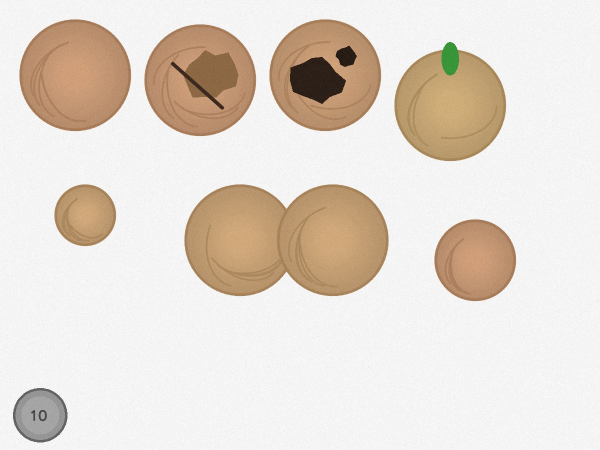
#> input picture test_images/test_batch_1.jpg, 1200 x 900 px (shown at 1/2 size)
$ python selftest_mobile_upload.py
#> lines starting #> are read from the running program, lines starting #| are printed output that depends on the picture
#!/usr/bin/env python3
# -*- coding: utf-8 -*-
"""
=====================================================================
 selftest_mobile_upload.py - the upload path must survive PHONES
 Smart India Hackathon 2026 - Problem SIH26031
=====================================================================

Phone browsers do NOT post files the tidy way a desktop does. This test
replays the awkward-but-real payloads that used to break the app, so the
"upload does nothing on my phone" bug cannot come back silently.

WHAT IT REPLAYS
  1  a normal .jpg upload                                 -> must GRADE
  2  a blob with NO filename          (iOS Safari camera) -> must GRADE
  3  filename "blob", octet-stream    (Android WebView)   -> must GRADE
  4  field name "file" / "image"      (share targets)     -> must GRADE
  5  an .HEIC filename with JPEG bytes(browser-converted) -> must GRADE
  6  an UPPERCASE .JPG extension                          -> must GRADE
  7  a PNG screenshot                                     -> must GRADE
  8  real HEIC bytes                  (iPhone default)    -> must GRADE
  9  an EXIF-rotated portrait photo                       -> must GRADE
 10  zero bytes (interrupted upload)                      -> must FAIL clearly
 11  a text file                                          -> must FAIL clearly
 12  no file at all                                       -> must FAIL clearly

RUN (the app must already be running on :8000)
    python app.py &
    python selftest_mobile_upload.py
    python selftest_mobile_upload.py --url http://192.168.1.5:8000
"""

import argparse
import io
import sys

import cv2
import numpy as np

try:
    import requests
except ImportError:
    sys.exit("This test needs 'requests':  pip install requests")

from PIL import Image

# A synthetic scene with a KNOWN, stable count (8 onions). Real heap
# photos are counted +/- a couple of onions run to run (they are piles -
# grader.py says so itself), which would make this test flaky for
# reasons that have nothing to do with the upload path.
PHOTO = "test_images/test_batch_1.jpg"
EXPECT_ONIONS = 8


def jpeg_with_orientation(src, tag):
    """Store the photo the way a phone does: pixels rotated, EXIF tag set."""
#> called with src = 'test_images/test_batch_1.jpg', tag = 6
    base = Image.open(src).convert("RGB")
    # tag 6 = "rotate 90 CW to display", so stored pixels are 90 CCW
    op = {3: Image.ROTATE_180, 6: Image.ROTATE_90, 8: Image.ROTATE_270}[tag]
    stored = base.transpose(op)
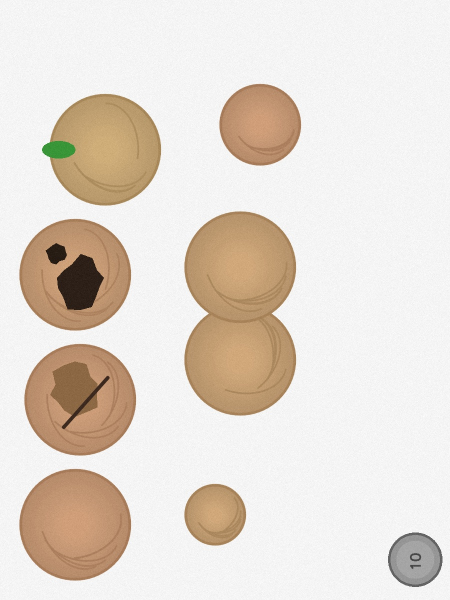
#> stored: PIL image 900x1200 RGB (shown at 1/2 size); mean R, G, B 228.1, 218.8, 209.3
    exif = stored.getexif()
    exif[274] = tag
    buf = io.BytesIO()
    stored.save(buf, "JPEG", exif=exif.tobytes(), quality=92)
    return buf.getvalue()


def heic_bytes(src):
    """Real HEIC bytes, or None when pillow-heif is not installed."""
#> called with src = 'test_images/test_batch_1.jpg'
    try:
        import pillow_heif
        pillow_heif.register_heif_opener()
#> (this line was passed over: pillow_heif is not available in this run)
        buf = io.BytesIO()
        Image.open(src).convert("RGB").save(buf, "HEIF", quality=80)
        return buf.getvalue()
    except Exception:
        return None


def cases(raw, png, rot, heic):
    """(label, files-dict, must_succeed)"""
    out = [
        ("normal .jpg", {"photo": ("photo.jpg", raw, "image/jpeg")}, True),
        ("blob, NO filename (iOS Safari)",
         {"photo": ("", raw, "image/jpeg")}, True),
        ("filename 'blob', octet-stream (Android)",
         {"photo": ("blob", raw, "application/octet-stream")}, True),
        ("field name 'file'", {"file": ("blob", raw, "image/jpeg")}, True),
        ("field name 'image', no filename",
         {"image": ("", raw, "image/jpeg")}, True),
        (".HEIC filename, JPEG bytes",
         {"photo": ("IMG_0421.HEIC", raw, "image/heic")}, True),
        ("UPPERCASE .JPG",
         {"photo": ("IMG_0421.JPG", raw, "image/jpeg")}, True),
        ("PNG screenshot",
         {"photo": ("Screenshot.png", png, "image/png")}, True),
        ("EXIF-rotated portrait (orientation 6)",
         {"photo": ("IMG_rot.jpg", rot, "image/jpeg")}, True),
        ("zero bytes (interrupted upload)",
         {"photo": ("photo.jpg", b"", "image/jpeg")}, False),
        ("a text file, not a photo",
         {"photo": ("notes.txt", b"hello world", "text/plain")}, False),
    ]
    if heic:
        out.insert(8, ("real HEIC bytes (iPhone default)",
                       {"photo": ("IMG_9001.heic", heic, "image/heic")}, True))
    return out


def main():
    ap = argparse.ArgumentParser(description="mobile upload regression test")
    ap.add_argument("--url", default="http://localhost:8000")
    args = ap.parse_args()
    endpoint = args.url.rstrip("/") + "/api/analyze"

    raw = open(PHOTO, "rb").read()
    png = cv2.imencode(".png", cv2.imread(PHOTO))[1].tobytes()
    rot = jpeg_with_orientation(PHOTO, 6)
    heic = heic_bytes(PHOTO)
    if heic is None:
        print("note: pillow-heif not installed - skipping the real-HEIC case")

    fails = 0
    for label, files, must_ok in cases(raw, png, rot, heic):
        try:
            r = requests.post(endpoint, files=files,
                              data={"mode": "cv"}, timeout=180)
            body = r.json()
        except Exception as exc:
            print(f"  FAIL  {label:42} request error: {exc}")
            fails += 1
            continue
        got_ok = bool(body.get("ok"))
        good = (got_ok == must_ok)
        # a successful upload must also find the onions we know are there:
        # that proves the BYTES survived the trip (right format, upright)
        if got_ok and body.get("rep", {}).get("onion_count") != EXPECT_ONIONS:
            good = False
        # a failure must still explain itself in plain words
        if not got_ok and not body.get("error"):
            good = False
        fails += 0 if good else 1
        detail = (f"onions={body.get('rep', {}).get('onion_count')}" if got_ok
                  else str(body.get("error", ""))[:52])
        print(f"  {'PASS' if good else 'FAIL'}  {label:42} "
              f"want={'grade' if must_ok else 'clear error':11} {detail}")
#> this loop made 1 pass
#> (label, must_ok) on pass 1: ('normal .jpg', True)
#> after the loop, fails = 0

    # no file at all
    try:
        body = requests.post(endpoint, data={"mode": "cv"}, timeout=60).json()
        good = (not body.get("ok")) and bool(body.get("error"))
        fails += 0 if good else 1
        print(f"  {'PASS' if good else 'FAIL'}  {'no file at all':42} "
              f"want={'clear error':11} {str(body.get('error'))[:52]}")
    except Exception as exc:
        print(f"  FAIL  {'no file at all':42} {exc}")
        fails += 1

    print(f"\n{'ALL MOBILE UPLOAD CHECKS PASSED' if not fails else str(fails) + ' CHECK(S) FAILED'}")
    return 1 if fails else 0


if __name__ == "__main__":
    sys.exit(main())
#> (the call stopped at in main, `r = requests.post(endpoint, files=files, data={"mode": "cv"}, timeout=..`: requests is not available in this run)

$ run again, with test_images/test_batch_2_touching.jpg copied over test_images/test_batch_1.jpg
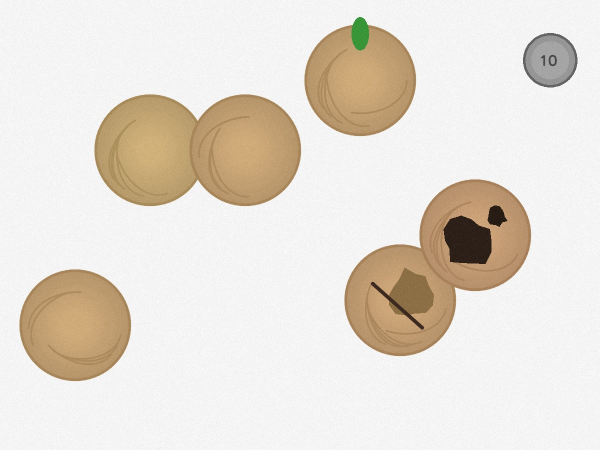
#> input picture test_images/test_batch_2_touching.jpg, 1200 x 900 px (shown at 1/2 size)
#> in jpeg_with_orientation, `stored = base.transpose(op)`:
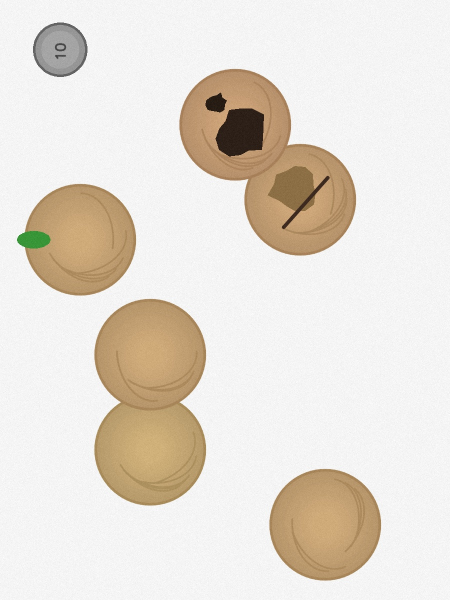
#> stored: PIL image 900x1200 RGB (shown at 1/2 size); mean R, G, B 229.9, 223, 213.7
#> the loop in main, `for label, files, must_ok in cases(raw, png, rot, heic):` made 1 pass
#> (label, must_ok) on pass 1: ('normal .jpg', True)
#> after the loop in main, `for label, files, must_ok in cases(raw, png, rot, heic):`: fails = 0

$ run again, with test_images/test_batch_3_no_coin.jpg copied over test_images/test_batch_1.jpg
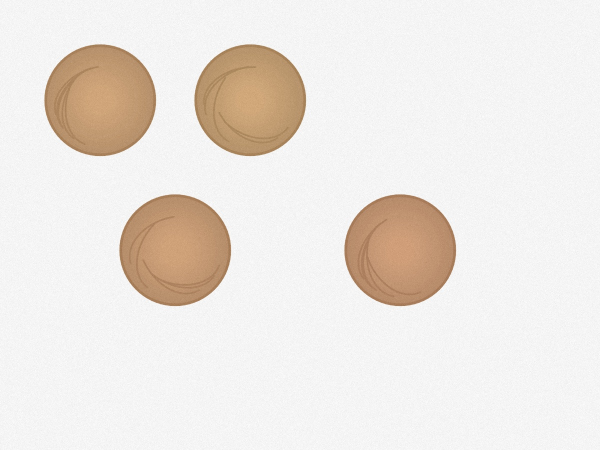
#> input picture test_images/test_batch_3_no_coin.jpg, 1200 x 900 px (shown at 1/2 size)
#> in jpeg_with_orientation, `stored = base.transpose(op)`:
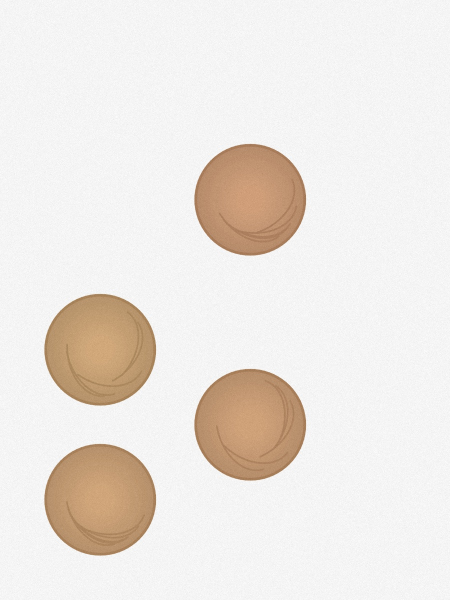
#> stored: PIL image 900x1200 RGB (shown at 1/2 size); mean R, G, B 236.5, 230.5, 224.9
#> the loop in main, `for label, files, must_ok in cases(raw, png, rot, heic):` made 1 pass
#> (label, must_ok) on pass 1: ('normal .jpg', True)
#> after the loop in main, `for label, files, must_ok in cases(raw, png, rot, heic):`: fails = 0
